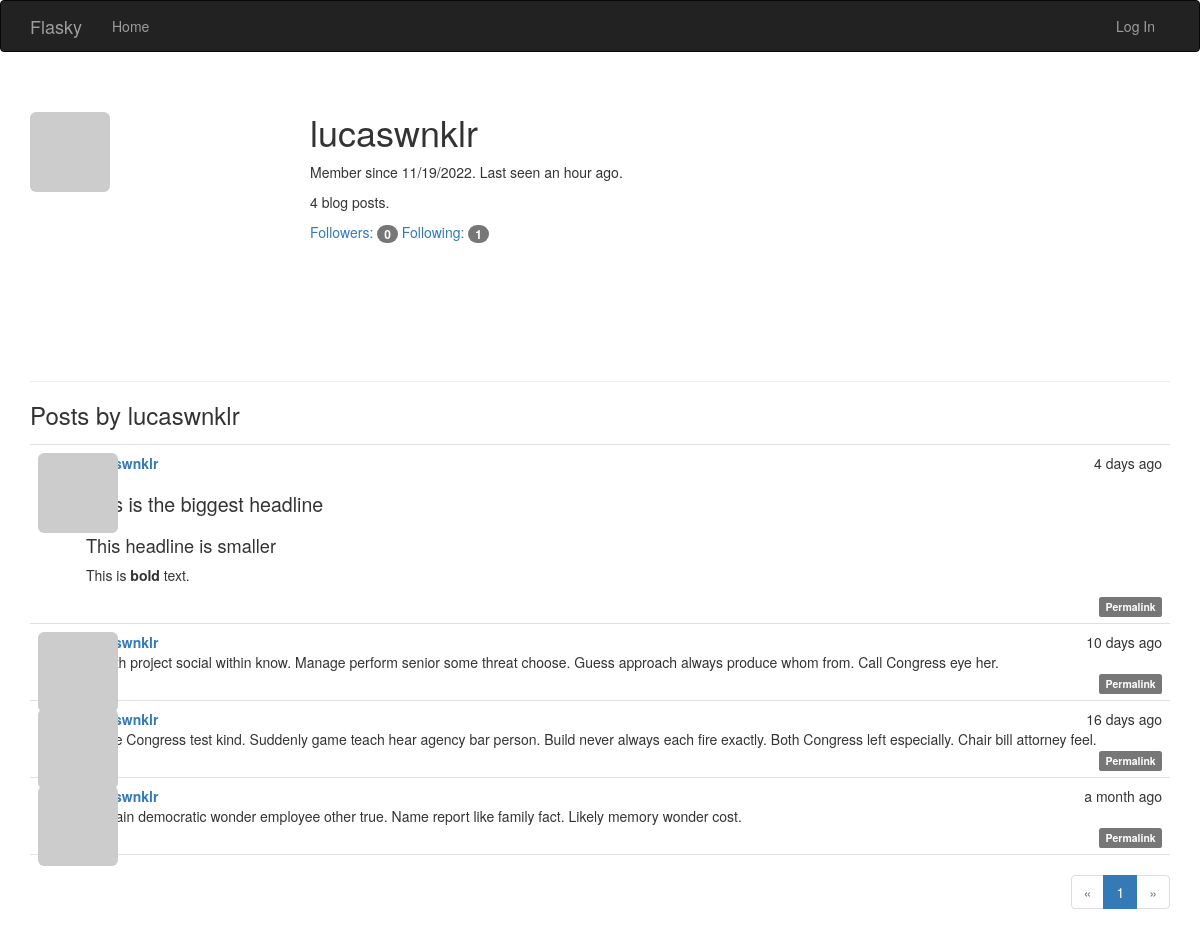
Page /user/lucaswnklr on the committed database.
### app/models.py (models this page shows, shortened)
class User(UserMixin, db.Model):
    __tablename__ = 'users'
    id = db.Column(db.Integer, primary_key=True)
    email = db.Column(db.String(64), unique=True, index=True)
    username = db.Column(db.String(64), unique=True, index=True)
    role_id = db.Column(db.Integer, db.ForeignKey('roles.id'))
    password_hash = db.Column(db.String(128))
    confirmed = db.Column(db.Boolean, default=False)
    name = db.Column(db.String(64))
    location = db.Column(db.String(64))
    about_me = db.Column(db.Text())
    member_since = db.Column(db.DateTime(), default=datetime.utcnow)
    last_seen = db.Column(db.DateTime(), default=datetime.utcnow)
    avatar_hash = db.Column(db.String(32))
    posts = db.relationship('Post', backref='author', lazy='dynamic')
    followed = db.relationship('Follow', foreign_keys=[Follow.follower_id],
                               backref=db.backref('follower', lazy='joined'),
                               lazy='dynamic',
                               cascade='all, delete-orphan')
    followers = db.relationship('Follow', foreign_keys=[Follow.followed_id],
                                backref=db.backref('followed', lazy='joined'),
                                lazy='dynamic',
                                cascade='all, delete-orphan')
    @property
    def password(self):
        raise AttributeError('password is not a readable attribute')
    def gravatar_hash(self):
        return hashlib.md5(self.email.lower().encode('utf-8')).hexdigest()
    def gravatar(self, size=100, default='identicon', rating='g'):
        url = 'https://secure.gravatar.com/avatar'
        hash = self.avatar_hash or self.gravatar_hash()
        return '{url}/{hash}?s={size}&d={default}&r={rating}'.format(
            url=url, hash=hash, size=size, default=default, rating=rating)

class Post(db.Model):
    __tablename__ = 'posts'
    id = db.Column(db.Integer, primary_key=True)
    body = db.Column(db.Text)
    body_html = db.Column(db.Text)
    timestamp = db.Column(db.DateTime, index=True, default=datetime.utcnow)
    author_id = db.Column(db.Integer, db.ForeignKey('users.id'))

### app/main/views.py (the view)
@main.route('/user/<username>')
def user(username):
    user = User.query.filter_by(username=username).first_or_404()
    page = request.args.get('page', 1, type=int)
    pagination = user.posts.order_by(Post.timestamp.desc()).paginate(page=page,
                                                                     per_page=current_app.config[
                                                                         'FLASKY_POSTS_PER_PAGE'], error_out=False)
    posts = pagination.items
    return render_template('user.html', user=user, posts=posts, pagination=pagination)

### app/auth/views.py (called while the page is built)
@auth.before_app_request
def before_request():
    if current_user.is_authenticated:
        current_user.ping()
        if not current_user.confirmed \
                and request.endpoint \
                and request.blueprint != 'auth' \
                and request.endpoint != 'static':
            return redirect(url_for('auth.unconfirmed'))

### app/main/__init__.py (called while the page is built)
@main.app_context_processor
def inject_permissions():
    return dict(Permission=Permission)

### app/models.py (called while the page is built)
    def can(self, permissions):
        return False

    def is_administrator(self):
        return False

### app/templates/user.html (shortened to what this page needs)
{% extends 'base.html' %}
{% import "_macros.html" as macros %}
{% block page_content %}
<div class="page-header">
    <img class="img-rounded profile-thumbnail" src="{{ user.gravatar(size=256) }}">
    <div class="profile-header">
        <h1>{{ user.username }}</h1>
        <p>Member since {{ moment(user.member_since).format('L') }}. Last seen {{ moment(user.last_seen).fromNow() }}.</p>
        <p>{{ user.posts.count() }} blog posts.</p>
        <p>
            <a href="{{ url_for('.followers', username=user.username) }}">Followers: <span class="badge">{{ user.followers.count() - 1 }}</span></a>
            <a href="{{ url_for('.followed_by', username=user.username) }}">Following: <span class="badge">{{ user.followed.count() - 1}}</span></a>
        </p>
    </div>
</div>
<h3>Posts by {{ user.username }}</h3>
{% include '_posts.html' %}
{% if pagination %}
<div class="pagination">
    {{ macros.pagination_widget(pagination, '.user', username=user.username) }}
</div>
{% endif %}
{% endblock %}

### app/templates/base.html (shortened to what this page needs)
{% extends "bootstrap/base.html" %}
{% block head %}
{{ super() }}
<link rel="stylesheet" type="text/css" href="{{ url_for('static', filename='styles.css') }}">
{% endblock %}
{% block navbar %}
<div class="navbar navbar-inverse" role="navigation">
    <div class="container">
        <div class="navbar-header">
            <a class="navbar-brand" href="{{ url_for('main.index') }}">Flasky</a>
        </div>
        <div class="navbar-collapse collapse">
            <ul class="nav navbar-nav">
                <li><a href="{{ url_for('main.index') }}">Home</a></li>
            </ul>
            <ul class="nav navbar-nav navbar-right">
                {% if current_user.is_authenticated %}
                <li class="dropdown">
                    <a href="#" class="dropdown-toggle" data-toggle="dropdown">
                        <img src="{{ current_user.gravatar(size=18) }}">
                        Account <b class="caret"></b>
                    </a>
                    <ul class="dropdown-menu">
                        <li><a href="{{ url_for('auth.change_password') }}">Change Password</a></li>
                        <li><a href="{{ url_for('auth.change_email_request') }}">Change Email</a></li>
                        <li><a href="{{ url_for('auth.logout') }}">Log Out</a></li>
                    </ul>
                </li>
                {% else %}
                <li><a href="{{ url_for('auth.login') }}">Log In</a></li>
                {% endif %}
            </ul>
        </div>
    </div>
</div>
{% endblock %}
{% block content %}
<div class="container">
    {% block page_content %}{% endblock %}
</div>
{% endblock %}

### app/templates/_macros.html
{% macro pagination_widget(pagination, endpoint) %}
<ul class="pagination">
    <li{% if not pagination.has_prev %} class="disabled"{% endif %}>
        <a href="{% if pagination.has_prev %}{{ url_for(endpoint, page=pagination.prev_num, **kwargs) }}{% else %}#{% endif %}">
            &laquo;
        </a>
    </li>
    {% for p in pagination.iter_pages() %}
        {% if p %}
            {% if p == pagination.page %}
            <li class="active">
                <a href="{{ url_for(endpoint, page = p, **kwargs) }}">{{ p }}</a>
            </li>
            {% else %}
            <li>
                <a href="{{ url_for(endpoint, page = p, **kwargs) }}">{{ p }}</a>
            </li>
            {% endif %}
        {% else %}
        <li class="disabled"><a href="#">&hellip;</a></li>
        {% endif %}
    {% endfor %}
    <li{% if not pagination.has_next %} class="disabled"{% endif %}>
        <a href="{% if pagination.has_next %}{{ url_for(endpoint, page=pagination.next_num, **kwargs) }}{% else %}#{% endif %}">
            &raquo;
        </a>
    </li>
</ul>
{% endmacro %}

### app/templates/_posts.html (shortened to what this page needs)
<ul class="posts">
    {% for post in posts %}
    <li class="post">
        <div class="post-thumbnail">
            <a href="{{ url_for('.user', username=post.author.username) }}">
                <img class="img-rounded profile-thumbnail" src="{{ post.author.gravatar(size=40) }}">
            </a>
        </div>
        <div class="post-content">
            <div class="post-date">{{ moment(post.timestamp).fromNow() }}</div>
            <div class="post-author"><a href="{{ url_for('.user', username=post.author.username) }}">{{ post.author.username }}</a></div>
            <div class="post-body">
                {% if post.body_html %}
                    {{ post.body_html | safe }}
                {% else %}
                    {{ post.body }}
                {% endif %}
            </div>
            <div class="post-footer">
                <a href="{{ url_for('.post', id=post.id) }}">
                    <span class="label label-default">Permalink</span>
                </a>
            </div>
        </div>
    </li>
    {% endfor %}
</ul>

### app/static/styles.css (style rules this page uses)
.profile-thumbnail { position: absolute; }
.profile-header { min-height: 260px; margin-left: 280px; }
ul.posts { list-style-type: none; padding: 0px; margin: 16px 0px 0px 0px; border-top: 1px solid #e0e0e0; }
ul.posts li.post { padding: 8px; border-bottom: 1px solid #e0e0e0; }
div.post-date { float: right; }
div.post-author { font-weight: bold; }
div.post-thumbnail { position: absolute; }
div.post-content { margin-left: 48px; min-height: 48px; }
div.post-footer { text-align: right; }
div.pagination { width: 100%; text-align: right; padding: 0px; margin: 0px; }
.post-body h1 { font-size: 140%; }
.post-body h2 { font-size: 130%; }

### rows in the picture
User: username "lucaswnklr", member_since "11/19/2022", last_seen "an hour ago"
Post: timestamp "4 days ago", author.username "lucaswnklr", body_html "This is the biggest headline This headline is smaller This is bold text."
Post: timestamp "10 days ago", author.username "lucaswnklr", body "Health project social within know. Manage perform senior some threat choose. Guess approach always produce whom from. Call Congress eye her."
Post: timestamp "16 days ago", author.username "lucaswnklr", body "Three Congress test kind. Suddenly game teach hear agency bar person. Build never always each fire exactly. Both Congress left especially. Chair bill attorney feel."
Post: timestamp "a month ago", author.username "lucaswnklr", body "Contain democratic wonder employee other true. Name report like family fact. Likely memory wonder cost."

### other values in the picture
{{ user.posts.count() }} "4"
{{ user.followers.count() - 1 }} "0"
{{ user.followed.count() - 1 }} "1"
{{ p }} "1"
